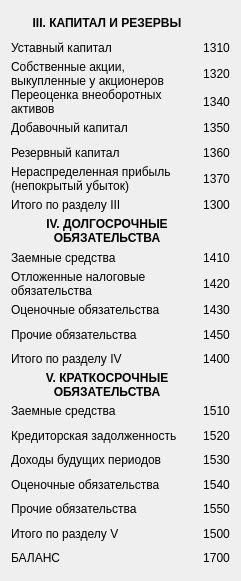
     <widget class="QWidget" name="gridLayoutWidget_2">
      <property name="geometry">
       <rect>
        <x>30</x>
        <y>45</y>
        <width>241</width>
        <height>581</height>
       </rect>
      </property>
      <layout class="QGridLayout" name="gridLayout_2">
       <property name="spacing">
        <number>0</number>
       </property>
       <item row="0" column="0">
        <widget class="QLabel" name="label_144">
         <property name="font">
          <font>
           <weight>75</weight>
           <bold>true</bold>
          </font>
         </property>
         <property name="text">
          <string>III. КАПИТАЛ И РЕЗЕРВЫ</string>
         </property>
         <property name="alignment">
          <set>Qt::AlignCenter</set>
         </property>
        </widget>
       </item>
       <item row="2" column="1">
        <widget class="QLabel" name="label_146">
         <property name="text">
          <string>1320</string>
         </property>
         <property name="alignment">
          <set>Qt::AlignCenter</set>
         </property>
        </widget>
       </item>
       <item row="7" column="1">
        <widget class="QLabel" name="label_147">
         <property name="text">
          <string>1360</string>
         </property>
         <property name="alignment">
          <set>Qt::AlignCenter</set>
         </property>
        </widget>
       </item>
       <item row="14" column="0">
        <widget class="QLabel" name="label_145">
         <property name="text">
          <string>Отложенные налоговые обязательства</string>
         </property>
         <property name="wordWrap">
          <bool>true</bool>
         </property>
        </widget>
       </item>
       <item row="14" column="1">
        <widget class="QLabel" name="label_152">
         <property name="text">
          <string>1420</string>
         </property>
         <property name="alignment">
          <set>Qt::AlignCenter</set>
         </property>
        </widget>
       </item>
       <item row="1" column="1">
        <widget class="QLabel" name="label_148">
         <property name="text">
          <string>1310</string>
         </property>
         <property name="alignment">
          <set>Qt::AlignCenter</set>
         </property>
        </widget>
       </item>
       <item row="9" column="1">
        <widget class="QLabel" name="label_149">
         <property name="text">
          <string>1370</string>
         </property>
         <property name="alignment">
          <set>Qt::AlignCenter</set>
         </property>
        </widget>
       </item>
       <item row="10" column="1">
        <widget class="QLabel" name="label_151">
         <property name="text">
          <string>1300</string>
         </property>
         <property name="alignment">
          <set>Qt::AlignCenter</set>
         </property>
        </widget>
       </item>
       <item row="13" column="1">
        <widget class="QLabel" name="label_150">
         <property name="text">
          <string>1410</string>
         </property>
         <property name="alignment">
          <set>Qt::AlignCenter</set>
         </property>
        </widget>
       </item>
       <item row="11" column="0">
        <widget class="QLabel" name="label_153">
         <property name="font">
          <font>
           <weight>75</weight>
           <bold>true</bold>
          </font>
         </property>
         <property name="text">
          <string>IV. ДОЛГОСРОЧНЫЕ ОБЯЗАТЕЛЬСТВА</string>
         </property>
         <property name="alignment">
          <set>Qt::AlignCenter</set>
         </property>
         <property name="wordWrap">
          <bool>true</bool>
         </property>
        </widget>
       </item>
       <item row="5" column="0">
        <widget class="QLabel" name="label_154">
         <property name="text">
          <string>Добавочный капитал</string>
         </property>
         <property name="wordWrap">
          <bool>true</bool>
         </property>
        </widget>
       </item>
       <item row="7" column="0">
        <widget class="QLabel" name="label_155">
         <property name="text">
          <string>Резервный капитал</string>
         </property>
         <property name="wordWrap">
          <bool>true</bool>
         </property>
        </widget>
       </item>
       <item row="9" column="0">
        <widget class="QLabel" name="label_156">
         <property name="text">
          <string>Нераспределенная прибыль (непокрытый убыток)</string>
         </property>
         <property name="wordWrap">
          <bool>true</bool>
         </property>
        </widget>
       </item>
       <item row="11" column="1">
        <widget class="QLabel" name="label_157">
         <property name="text">
          <string/>
         </property>
         <property name="alignment">
          <set>Qt::AlignCenter</set>
         </property>
        </widget>
       </item>
       <item row="22" column="0">
        <widget class="QLabel" name="label_122">
         <property name="text">
          <string>Оценочные обязательства</string>
         </property>
         <property name="wordWrap">
          <bool>true</bool>
         </property>
        </widget>
       </item>
       <item row="16" column="1">
        <widget class="QLabel" name="label_124">
         <property name="text">
          <string>1450</string>
         </property>
         <property name="alignment">
          <set>Qt::AlignCenter</set>
         </property>
        </widget>
       </item>
       <item row="17" column="0">
        <widget class="QLabel" name="label_123">
         <property name="sizePolicy">
          <sizepolicy hsizetype="Preferred" vsizetype="Preferred">
           <horstretch>0</horstretch>
           <verstretch>0</verstretch>
          </sizepolicy>
         </property>
         <property name="minimumSize">
          <size>
           <width>0</width>
           <height>0</height>
          </size>
         </property>
         <property name="text">
          <string>Итого по разделу IV</string>
         </property>
         <property name="wordWrap">
          <bool>true</bool>
         </property>
        </widget>
       </item>
       <item row="17" column="1">
        <widget class="QLabel" name="label_125">
         <property name="text">
          <string>1400</string>
         </property>
         <property name="alignment">
          <set>Qt::AlignCenter</set>
         </property>
        </widget>
       </item>
       <item row="16" column="0">
        <widget class="QLabel" name="label_127">
         <property name="text">
          <string>Прочие обязательства</string>
         </property>
         <property name="wordWrap">
          <bool>true</bool>
         </property>
        </widget>
       </item>
       <item row="1" column="0">
        <widget class="QLabel" name="label_130">
         <property name="text">
          <string>Уставный капитал</string>
         </property>
         <property name="wordWrap">
          <bool>true</bool>
         </property>
        </widget>
       </item>
       <item row="18" column="0">
        <widget class="QLabel" name="label_126">
         <property name="sizePolicy">
          <sizepolicy hsizetype="Preferred" vsizetype="Preferred">
           <horstretch>0</horstretch>
           <verstretch>0</verstretch>
          </sizepolicy>
         </property>
         <property name="font">
          <font>
           <weight>75</weight>
           <bold>true</bold>
          </font>
         </property>
         <property name="text">
          <string>V. КРАТКОСРОЧНЫЕ ОБЯЗАТЕЛЬСТВА</string>
         </property>
         <property name="alignment">
          <set>Qt::AlignCenter</set>
         </property>
         <property name="wordWrap">
          <bool>true</bool>
         </property>
        </widget>
       </item>
       <item row="10" column="0">
        <widget class="QLabel" name="label_128">
         <property name="text">
          <string>Итого по разделу III</string>
         </property>
         <property name="wordWrap">
          <bool>true</bool>
         </property>
        </widget>
       </item>
       <item row="3" column="0">
        <widget class="QLabel" name="label_129">
         <property name="text">
          <string>Переоценка внеоборотных активов</string>
         </property>
         <property name="wordWrap">
          <bool>true</bool>
         </property>
        </widget>
       </item>
       <item row="18" column="1">
        <widget class="QLabel" name="label_132">
         <property name="text">
          <string/>
         </property>
         <property name="alignment">
          <set>Qt::AlignCenter</set>
         </property>
        </widget>
       </item>
       <item row="19" column="1">
        <widget class="QLabel" name="label_133">
         <property name="text">
          <string>1510</string>
         </property>
         <property name="alignment">
          <set>Qt::AlignCenter</set>
         </property>
        </widget>
       </item>
       <item row="22" column="1">
        <widget class="QLabel" name="label_134">
         <property name="text">
          <string>1540</string>
         </property>
         <property name="alignment">
          <set>Qt::AlignCenter</set>
         </property>
        </widget>
       </item>
       <item row="20" column="1">
        <widget class="QLabel" name="label_131">
         <property name="text">
          <string>1520</string>
         </property>
         <property name="alignment">
          <set>Qt::AlignCenter</set>
         </property>
        </widget>
       </item>
       <item row="23" column="1">
        <widget class="QLabel" name="label_136">
         <property name="text">
          <string>1550</string>
         </property>
         <property name="alignment">
          <set>Qt::AlignCenter</set>
         </property>
        </widget>
       </item>
       <item row="21" column="1">
        <widget class="QLabel" name="label_138">
         <property name="text">
          <string>1530</string>
         </property>
         <property name="alignment">
          <set>Qt::AlignCenter</set>
         </property>
        </widget>
       </item>
       <item row="5" column="1">
        <widget class="QLabel" name="label_139">
         <property name="text">
          <string>1350</string>
         </property>
         <property name="alignment">
          <set>Qt::AlignCenter</set>
         </property>
        </widget>
       </item>
       <item row="15" column="1">
        <widget class="QLabel" name="label_135">
         <property name="text">
          <string>1430</string>
         </property>
         <property name="alignment">
          <set>Qt::AlignCenter</set>
         </property>
        </widget>
       </item>
       <item row="15" column="0">
        <widget class="QLabel" name="label_137">
         <property name="font">
          <font>
           <weight>50</weight>
           <bold>false</bold>
          </font>
         </property>
         <property name="text">
          <string>Оценочные обязательства</string>
         </property>
         <property name="alignment">
          <set>Qt::AlignLeading|Qt::AlignLeft|Qt::AlignVCenter</set>
         </property>
        </widget>
       </item>
       <item row="2" column="0">
        <widget class="QLabel" name="label_140">
         <property name="contextMenuPolicy">
          <enum>Qt::CustomContextMenu</enum>
         </property>
         <property name="layoutDirection">
          <enum>Qt::LeftToRight</enum>
         </property>
         <property name="frameShape">
          <enum>QFrame::NoFrame</enum>
         </property>
         <property name="frameShadow">
          <enum>QFrame::Plain</enum>
         </property>
         <property name="text">
          <string>Собственные акции, выкупленные у акционеров</string>
         </property>
         <property name="textFormat">
          <enum>Qt::AutoText</enum>
         </property>
         <property name="scaledContents">
          <bool>true</bool>
         </property>
         <property name="wordWrap">
          <bool>true</bool>
         </property>
        </widget>
       </item>
       <item row="0" column="1">
        <widget class="QLabel" name="label_143">
         <property name="text">
          <string/>
         </property>
        </widget>
       </item>
       <item row="3" column="1">
        <widget class="QLabel" name="label_141">
         <property name="text">
          <string>1340</string>
         </property>
         <property name="alignment">
          <set>Qt::AlignCenter</set>
         </property>
        </widget>
       </item>
       <item row="13" column="0">
        <widget class="QLabel" name="label_142">
         <property name="text">
          <string>Заемные средства</string>
         </property>
         <property name="wordWrap">
          <bool>true</bool>
         </property>
        </widget>
       </item>
       <item row="21" column="0">
        <widget class="QLabel" name="label_121">
         <property name="text">
          <string>Доходы будущих периодов</string>
         </property>
         <property name="wordWrap">
          <bool>true</bool>
         </property>
        </widget>
       </item>
       <item row="23" column="0">
        <widget class="QLabel" name="label_118">
         <property name="text">
          <string>Прочие обязательства</string>
         </property>
         <property name="wordWrap">
          <bool>true</bool>
         </property>
        </widget>
       </item>
       <item row="20" column="0">
        <widget class="QLabel" name="label_119">
         <property name="sizePolicy">
          <sizepolicy hsizetype="Preferred" vsizetype="Fixed">
           <horstretch>0</horstretch>
           <verstretch>0</verstretch>
          </sizepolicy>
         </property>
         <property name="text">
          <string>Кредиторская задолженность</string>
         </property>
         <property name="wordWrap">
          <bool>true</bool>
         </property>
        </widget>
       </item>
       <item row="19" column="0">
        <widget class="QLabel" name="label_120">
         <property name="text">
          <string>Заемные средства</string>
         </property>
         <property name="wordWrap">
          <bool>true</bool>
         </property>
        </widget>
       </item>
       <item row="24" column="1">
        <widget class="QLabel" name="label_2">
         <property name="text">
          <string>1500</string>
         </property>
         <property name="alignment">
          <set>Qt::AlignCenter</set>
         </property>
        </widget>
       </item>
       <item row="25" column="1">
        <widget class="QLabel" name="label_3">
         <property name="text">
          <string>1700</string>
         </property>
         <property name="alignment">
          <set>Qt::AlignCenter</set>
         </property>
        </widget>
       </item>
       <item row="25" column="0">
        <widget class="QLabel" name="label_4">
         <property name="text">
          <string>БАЛАНС</string>
         </property>
        </widget>
       </item>
       <item row="24" column="0">
        <widget class="QLabel" name="label_5">
         <property name="text">
          <string>Итого по разделу V</string>
         </property>
        </widget>
       </item>
      </layout>
     </widget>
